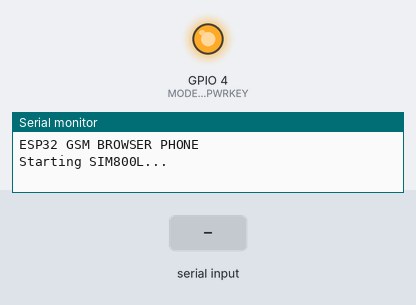
This sketch was run on a simulated ESP32. Parts: output pins drawn as LEDs (lit = HIGH), the last lines printed to the serial monitor. The inputs (shaded band) are chosen by the test bench. The modem accepts every AT command (registered, SIM ready, sends succeed) and sends nothing else; pins used as bus, display or sensor lines are not drawn.

Above: at 2.1 s.
At 15.2 s:
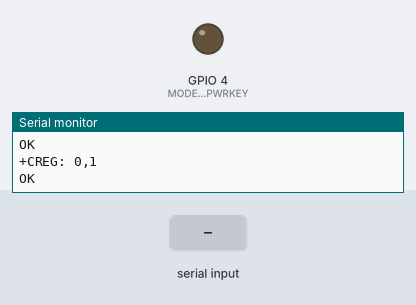
15.3 s: "1\n" received over Serial
Timing chart, 0 to 18.3 s (numbered marks = the images above; inputs shaded):
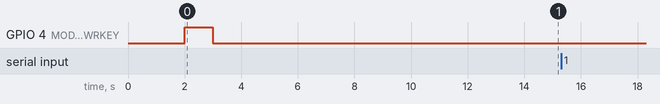

The sketch:

Esp32_A036.ino
```cpp
/*
  ESP32 + SIM800L TTGO T-Call AM036
  GSM Browser Phone Firmware

  USB Serial: 115200
  SIM800L UART: 9600
  RX: GPIO26
  TX: GPIO27
*/

#define MODEM_RX       26
#define MODEM_TX       27
#define MODEM_PWRKEY    4
#define MODEM_POWER_ON 23
#define MODEM_RST       5

HardwareSerial SIM800(1);

String inputCommand = "";

void modemPowerOn() {
  pinMode(MODEM_POWER_ON, OUTPUT);
  pinMode(MODEM_PWRKEY, OUTPUT);
  pinMode(MODEM_RST, OUTPUT);

  digitalWrite(MODEM_POWER_ON, HIGH);
  digitalWrite(MODEM_RST, HIGH);

  digitalWrite(MODEM_PWRKEY, LOW);
  delay(1000);

  digitalWrite(MODEM_PWRKEY, HIGH);
  delay(1000);

  digitalWrite(MODEM_PWRKEY, LOW);

  delay(5000);
}

void setup() {
  Serial.begin(115200);
  delay(1000);

  Serial.println();
  Serial.println("ESP32 GSM BROWSER PHONE");
  Serial.println("Starting SIM800L...");

  modemPowerOn();

  SIM800.begin(
    9600,
    SERIAL_8N1,
    MODEM_RX,
    MODEM_TX
  );

  delay(2000);

  SIM800.println("AT");
  delay(1000);

  SIM800.println("ATE0");
  delay(500);

  SIM800.println("AT+CMEE=2");
  delay(500);

  SIM800.println("AT+CLIP=1");
  delay(500);

  SIM800.println("AT+CSCS=\"GSM\"");
  delay(500);

  SIM800.println("AT+CSQ");
  delay(500);

  SIM800.println("AT+CREG?");
  delay(500);

  Serial.println();
  Serial.println("GSM MODEM READY");
  Serial.println("USB SERIAL READY");
  Serial.println("--------------------------------");
}

void loop() {

  // Browser / Laptop -> SIM800L
  while (Serial.available()) {
    char c = Serial.read();

    if (c == '\n' || c == '\r') {
      if (inputCommand.length() > 0) {
        SIM800.println(inputCommand);

        Serial.print(">> ");
        Serial.println(inputCommand);

        inputCommand = "";
      }
    } else {
      if (inputCommand.length() < 200) {
        inputCommand += c;
      }
    }
  }

  // SIM800L -> Browser / Laptop
  while (SIM800.available()) {
    char c = SIM800.read();
    Serial.write(c);
  }
}
```
